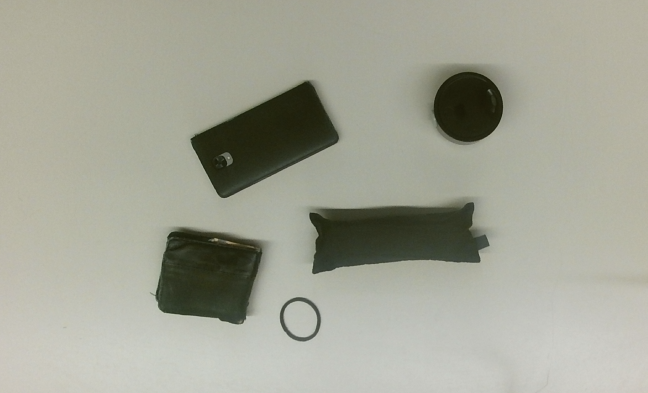
#> input picture testImages/kinectfoto.png, 1295 x 786 px, found by its file name (shown at 1/2 size)
$ python lijnen_tekenen.py
#> lines starting #> are read from the running program, lines starting #| are printed output that depends on the picture
import os

from PIL import Image, ImageDraw, ImageFont
from math import *

currentDir = os.path.dirname(os.path.abspath(__file__)).replace("code\\Testing", "")
im = Image.open(currentDir + "testImages\\kinectColor\\kinectfoto.png")
#> im is the input picture: PIL image 1295x786 RGB; mean R, G, B 162.4, 163.6, 149.7

draw = ImageDraw.Draw(im)

pixel1 = (377,277)
pixel2 = (610,160)

def distance_between_pixels_in_pixels(pixel1,pixel2):
    x_distance = abs(pixel2[0]-pixel1[0])
    y_distance = abs(pixel2[1]-pixel1[1])

    direct_distance = sqrt(x_distance**2 + y_distance**2)

    return direct_distance

def pixel_length_to_real_length(pixellenght):
    return format(pixellenght/21,"12.1f") #afronding van echte

def midden_lijn(pixel1,pixel2):
    x_midden = (pixel1[0]+pixel2[0])/2
    y_midden = (pixel1[1]+pixel2[1])/2

    return x_midden,y_midden

fnt = ImageFont.truetype("arial.ttf", 30)

draw.line([pixel1,pixel2], fill = (0,0,225),width = 5)

draw.text((midden_lijn(pixel1,pixel2)[0],midden_lijn(pixel1,pixel2)[1]),
          str(pixel_length_to_real_length(distance_between_pixels_in_pixels(pixel1,pixel2))),
          font =  fnt,fill = (0,0,0))

im.show()
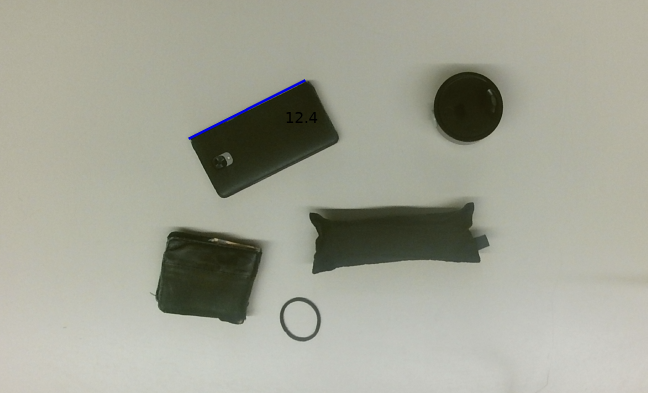
#> shown: PIL image 1295x786 RGB (shown at 1/2 size); mean R, G, B 162.3, 163.4, 149.8
